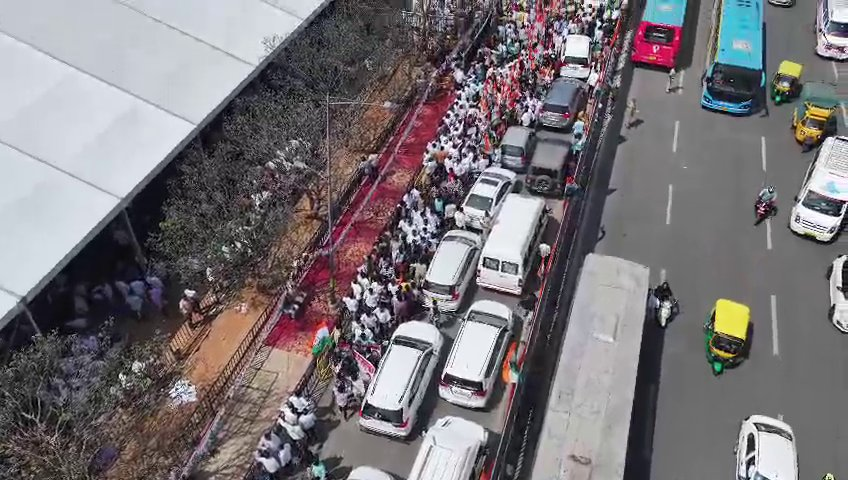
#> input picture py_backend/data/alerts/bcpdrone11_1769796384008.jpg, 848 x 480 px; its folder holds only this picture in this run
$ python -i overlays.py   (imports and definitions only)
#> lines starting #> are read from the running program, lines starting #| are printed output that depends on the picture
"""Overlay renderers for video analytics streams."""

import os
import cv2
import numpy as np

_COLORMAP_BY_NAME = {
    "AUTUMN": cv2.COLORMAP_AUTUMN,
    "BONE": cv2.COLORMAP_BONE,
    "JET": cv2.COLORMAP_JET,
    "WINTER": cv2.COLORMAP_WINTER,
    "RAINBOW": cv2.COLORMAP_RAINBOW,
    "OCEAN": cv2.COLORMAP_OCEAN,
    "SUMMER": cv2.COLORMAP_SUMMER,
    "SPRING": cv2.COLORMAP_SPRING,
    "COOL": cv2.COLORMAP_COOL,
    "HSV": cv2.COLORMAP_HSV,
    "PINK": cv2.COLORMAP_PINK,
    "HOT": cv2.COLORMAP_HOT,
    "PARULA": cv2.COLORMAP_PARULA,
    "MAGMA": cv2.COLORMAP_MAGMA,
    "INFERNO": cv2.COLORMAP_INFERNO,
    "PLASMA": cv2.COLORMAP_PLASMA,
    "VIRIDIS": cv2.COLORMAP_VIRIDIS,
    "CIVIDIS": cv2.COLORMAP_CIVIDIS,
    "TWILIGHT": cv2.COLORMAP_TWILIGHT,
    "TWILIGHT_SHIFTED": cv2.COLORMAP_TWILIGHT_SHIFTED,
    "TURBO": cv2.COLORMAP_TURBO,
}


def _resolve_colormap(env_key: str, default_name: str):
    name = os.environ.get(env_key, default_name).strip().upper()
    return _COLORMAP_BY_NAME.get(name, _COLORMAP_BY_NAME[default_name])


class TrailRenderer:
    """Efficient trail rendering with grounded animal-tail style."""

    def __init__(self, max_len=20):
        self.trails = {}  # tid -> list of (x, y)
        self.max_len = max_len

    # [56 lines left out: functions update, render, not called in this run]


class CrowdHeatmapRenderer:
    """Renders crowd density heatmaps from head detections."""

    # [82 lines left out: functions __init__, update, render, not called in this run]


class HeatmapRenderer:
    """Per-vehicle motion-tail heatmap similar to traffic streak visuals."""

    # [122 lines left out: functions __init__, _assign_ids_without_tracker, update, render, not called in this run]


class FullHeatmapRenderer:
    """Full-frame heatmap with optional blue-wash + red-hotspot crowd styling."""

    def __init__(
        self,
        scale=0.24,
        decay=0.985,
        blur=21,
        update_stride=2,
        red_hotspots_only=False,
        point_radius_scale=0.4,
        point_strength=1.0,
    ):
        self.scale = float(os.environ.get("IRIS_FULL_HEATMAP_SCALE", str(scale)))
        self.decay = float(os.environ.get("IRIS_FULL_HEATMAP_DECAY", str(decay)))
        self.blur = int(os.environ.get("IRIS_FULL_HEATMAP_BLUR", str(blur)))
        self.blur = self.blur if self.blur % 2 == 1 else self.blur + 1
        self.accumulator = None
        self.update_stride = max(1, int(os.environ.get("IRIS_FULL_HEATMAP_UPDATE_STRIDE", str(update_stride))))
        self.colormap = _resolve_colormap("IRIS_FULL_HEATMAP_COLORMAP", "JET")
        self.overlay_alpha = float(os.environ.get("IRIS_FULL_HEATMAP_ALPHA", "0.55"))
        self.base_blue_alpha = float(os.environ.get("IRIS_FULL_HEATMAP_BASE_BLUE_ALPHA", "0.16"))
        self.no_det_decay = float(os.environ.get("IRIS_FULL_HEATMAP_NO_DET_DECAY", "0.80"))
        self.no_det_clear_frames = int(os.environ.get("IRIS_FULL_HEATMAP_NO_DET_CLEAR_FRAMES", "20"))
        self.hotspot_min_activation = float(os.environ.get("IRIS_FULL_HEATMAP_MIN_ACTIVATION", "0.18"))
        self.red_hotspots_only = bool(red_hotspots_only)
        self.point_radius_scale = max(0.1, float(point_radius_scale))
        self.point_strength = max(0.1, float(point_strength))
        self._no_det_frames = 0
        self._step = 0

    # [42 lines left out: functions _ensure_accumulator, update, not called in this run]

    def render(self, frame):
        if frame is None or not isinstance(frame, np.ndarray) or frame.size == 0:
            return
        h, w = frame.shape[:2]
        if h == 0 or w == 0:
            return

        # 1) Apply light blue global overlay always in full mode.
        blue_overlay = np.zeros_like(frame, dtype=np.uint8)
        blue_overlay[:, :] = (220, 120, 45)  # BGR light blue tint
        b = min(max(self.base_blue_alpha, 0.02), 0.5)
        frame[:] = cv2.addWeighted(frame, 1.0 - b, blue_overlay, b, 0)

        if self.accumulator is None:
            return

        acc = self.accumulator
        if acc.max() <= 0:
            return

        nonzero = acc[acc > 0]
        if len(nonzero) == 0:
            return
        p90 = np.percentile(nonzero, 90)
        max_val = max(acc.max(), p90, 1e-6)
        norm = np.clip(acc / max_val, 0, 1)

        # Emphasize high-density zones so congestion appears red/yellow.
        hotspot = np.power(norm, 1.35)
        hotspot = cv2.GaussianBlur(hotspot, (self.blur, self.blur), 0)
        if float(hotspot.max()) < self.hotspot_min_activation:
            # Ignore weak residual energy to avoid ghost dots when scene is empty.
            self.accumulator *= self.no_det_decay
            return
        if self.red_hotspots_only:
            heat_level = (hotspot * 255).astype(np.uint8)
            heatmap = np.zeros((hotspot.shape[0], hotspot.shape[1], 3), dtype=np.uint8)
            heatmap[:, :, 2] = heat_level
            heatmap[:, :, 1] = (heat_level.astype(np.float32) * 0.12).astype(np.uint8)
        else:
            heatmap = cv2.applyColorMap((hotspot * 255).astype(np.uint8), self.colormap)

        heatmap_full = cv2.resize(heatmap, (w, h), interpolation=cv2.INTER_LINEAR)
        if heatmap_full is None:
            return
        mask = cv2.resize(hotspot, (w, h), interpolation=cv2.INTER_LINEAR) > 0.08
        if not mask.any():
            return

        a = min(max(self.overlay_alpha, 0.05), 0.9)
        frame[mask] = cv2.addWeighted(frame[mask], 1.0 - a, heatmap_full[mask], a, 0)

        self.accumulator *= self.decay

>>> import cv2
>>> picture = cv2.imread('data/alerts/bcpdrone11_1769796384008.jpg')
#> picture is the input picture: shape (480, 848, 3); mean B, G, R 118.4, 114.8, 119.9
>>> result = FullHeatmapRenderer().render(picture)
#> in render, `frame[:] = cv2.addWeighted(frame, 1.0 - b, blue_overlay, b, 0)`:
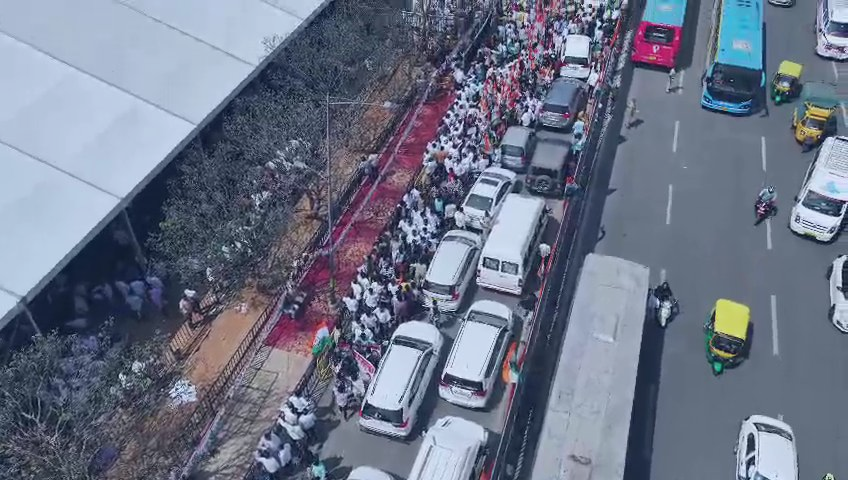
#> frame: shape (480, 848, 3); mean B, G, R 134.6, 115.6, 107.9

$ run again, on py_backend/data/alerts/bcpdrone11_1769796426117.jpg
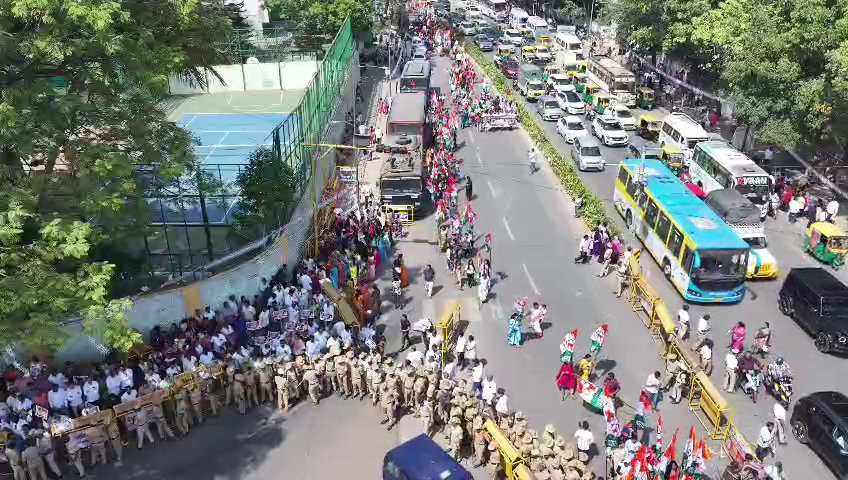
#> input picture py_backend/data/alerts/bcpdrone11_1769796426117.jpg, 848 x 480 px
#> picture is the input picture: shape (480, 848, 3); mean B, G, R 120.1, 125, 121.8
#> in render, `frame[:] = cv2.addWeighted(frame, 1.0 - b, blue_overlay, b, 0)`:
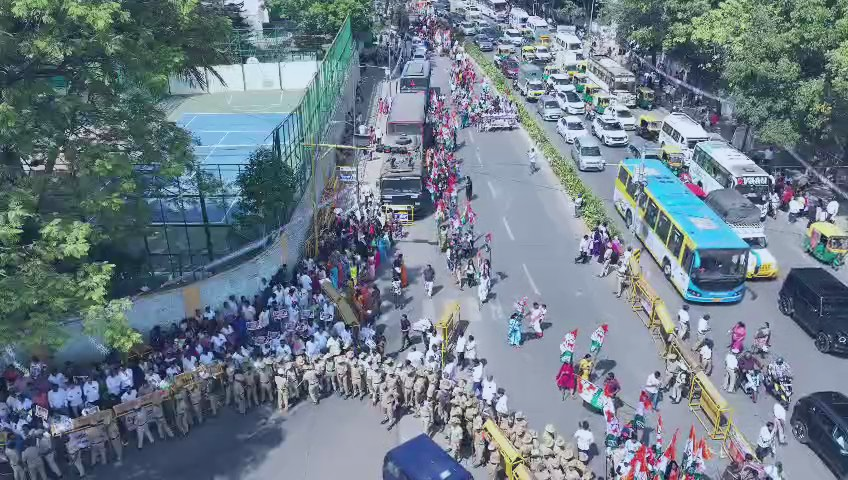
#> frame: shape (480, 848, 3); mean B, G, R 136.1, 124.2, 109.5

$ run again, on py_backend/data/alerts/bcpdrone11_1769796769925.jpg
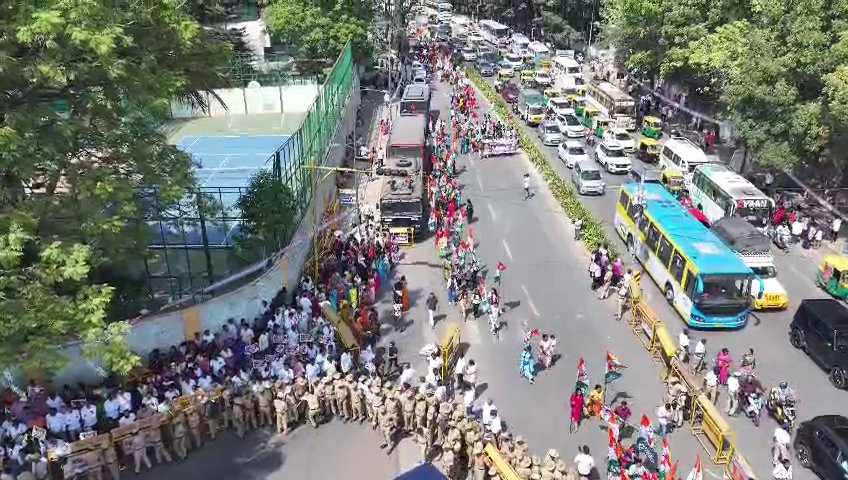
#> input picture py_backend/data/alerts/bcpdrone11_1769796769925.jpg, 848 x 480 px
#> picture is the input picture: shape (480, 848, 3); mean B, G, R 120.5, 125.6, 122.4
#> in render, `frame[:] = cv2.addWeighted(frame, 1.0 - b, blue_overlay, b, 0)`:
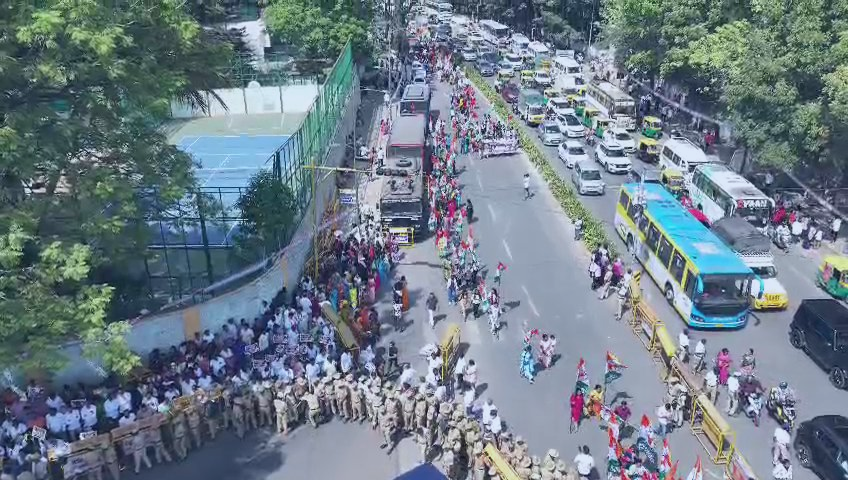
#> frame: shape (480, 848, 3); mean B, G, R 136.4, 124.7, 110

$ run again, on py_backend/data/alerts/bcpdrone11_1769796809298.jpg
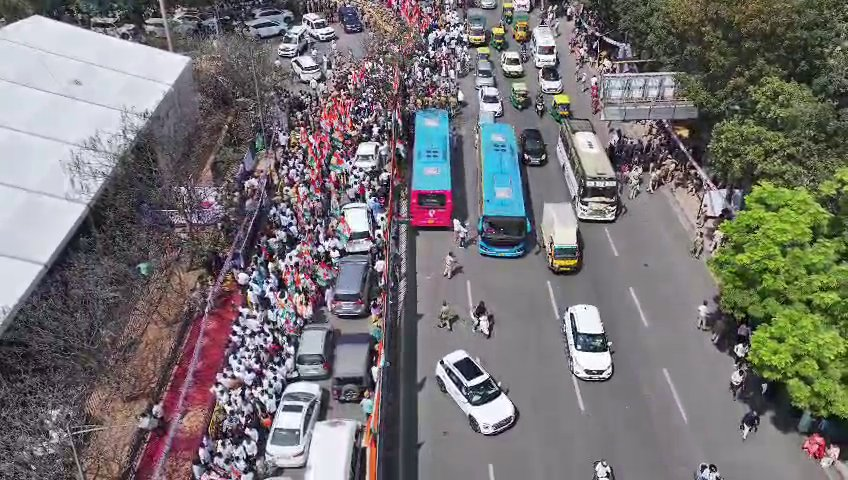
#> input picture py_backend/data/alerts/bcpdrone11_1769796809298.jpg, 848 x 480 px
#> picture is the input picture: shape (480, 848, 3); mean B, G, R 114.9, 114.5, 118
#> in render, `frame[:] = cv2.addWeighted(frame, 1.0 - b, blue_overlay, b, 0)`:
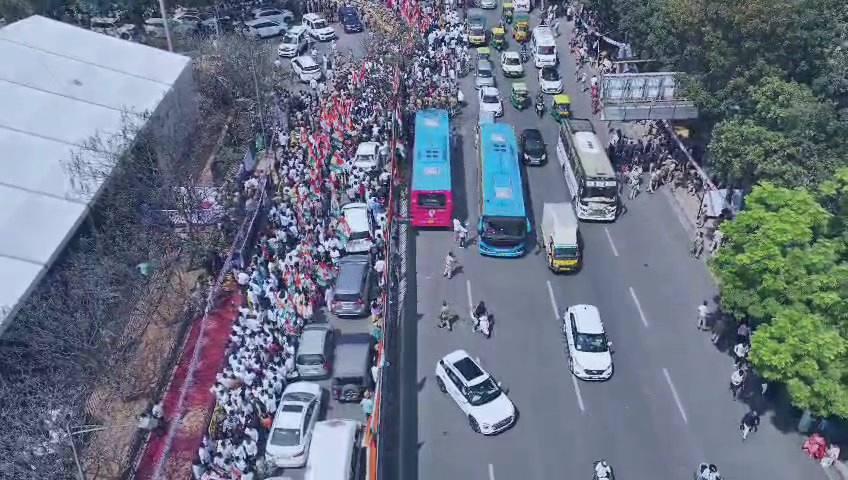
#> frame: shape (480, 848, 3); mean B, G, R 131.7, 115.3, 106.3
